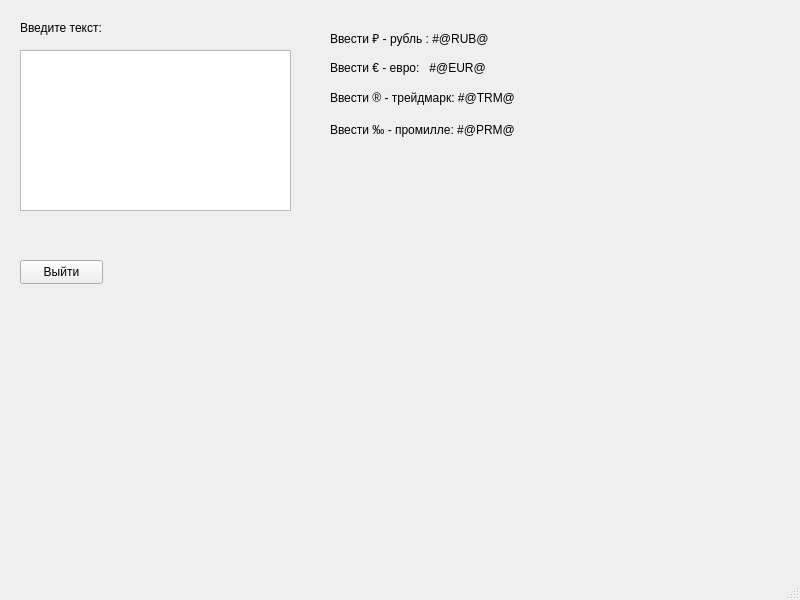
<?xml version="1.0" encoding="UTF-8"?>
<ui version="4.0">
 <class>MainWindow</class>
 <widget class="QMainWindow" name="MainWindow">
  <property name="geometry">
   <rect>
    <x>0</x>
    <y>0</y>
    <width>800</width>
    <height>600</height>
   </rect>
  </property>
  <property name="windowTitle">
   <string>MainWindow</string>
  </property>
  <widget class="QWidget" name="centralwidget">
   <widget class="QPlainTextEdit" name="plainTextEdit">
    <property name="geometry">
     <rect>
      <x>20</x>
      <y>50</y>
      <width>271</width>
      <height>161</height>
     </rect>
    </property>
   </widget>
   <widget class="QLabel" name="label">
    <property name="geometry">
     <rect>
      <x>20</x>
      <y>20</y>
      <width>141</width>
      <height>16</height>
     </rect>
    </property>
    <property name="text">
     <string>Введите текст:</string>
    </property>
   </widget>
   <widget class="QLabel" name="label_2">
    <property name="geometry">
     <rect>
      <x>330</x>
      <y>30</y>
      <width>251</width>
      <height>16</height>
     </rect>
    </property>
    <property name="text">
     <string>Ввести ₽ - рубль : #@RUB@</string>
    </property>
   </widget>
   <widget class="QLabel" name="label_3">
    <property name="geometry">
     <rect>
      <x>330</x>
      <y>60</y>
      <width>191</width>
      <height>16</height>
     </rect>
    </property>
    <property name="text">
     <string>Ввести € - евро:   #@EUR@</string>
    </property>
   </widget>
   <widget class="QLabel" name="label_4">
    <property name="geometry">
     <rect>
      <x>330</x>
      <y>90</y>
      <width>241</width>
      <height>16</height>
     </rect>
    </property>
    <property name="text">
     <string>Ввести ® - трейдмарк: #@TRM@</string>
    </property>
   </widget>
   <widget class="QLabel" name="label_5">
    <property name="geometry">
     <rect>
      <x>330</x>
      <y>120</y>
      <width>231</width>
      <height>20</height>
     </rect>
    </property>
    <property name="text">
     <string>Ввести ‰ - промилле: #@PRM@</string>
    </property>
   </widget>
   <widget class="QPushButton" name="pushButton">
    <property name="geometry">
     <rect>
      <x>20</x>
      <y>260</y>
      <width>83</width>
      <height>24</height>
     </rect>
    </property>
    <property name="text">
     <string>Выйти</string>
    </property>
   </widget>
  </widget>
  <widget class="QMenuBar" name="menubar">
   <property name="geometry">
    <rect>
     <x>0</x>
     <y>0</y>
     <width>800</width>
     <height>21</height>
    </rect>
   </property>
  </widget>
  <widget class="QStatusBar" name="statusbar"/>
 </widget>
 <resources/>
 <connections/>
</ui>
